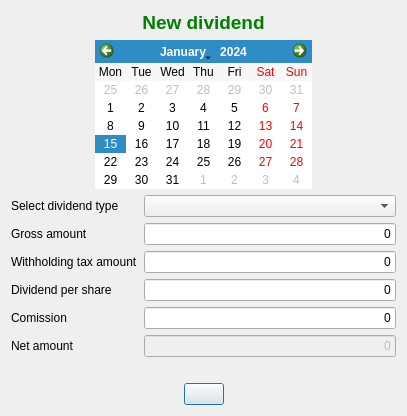
<?xml version="1.0" encoding="UTF-8"?>
<ui version="4.0">
 <class>frmDividendsAdd</class>
 <widget class="QDialog" name="frmDividendsAdd">
  <property name="windowModality">
   <enum>Qt::WindowModal</enum>
  </property>
  <property name="geometry">
   <rect>
    <x>0</x>
    <y>0</y>
    <width>407</width>
    <height>387</height>
   </rect>
  </property>
  <property name="windowTitle">
   <string>Dividends</string>
  </property>
  <property name="windowIcon">
   <iconset resource="../images/xulpymoney.qrc">
    <normaloff>:/xulpymoney/Money.png</normaloff>:/xulpymoney/Money.png</iconset>
  </property>
  <property name="modal">
   <bool>true</bool>
  </property>
  <layout class="QHBoxLayout" name="horizontalLayout_3">
   <item>
    <layout class="QVBoxLayout" name="verticalLayout">
     <item>
      <widget class="QLabel" name="lblTitulo">
       <property name="font">
        <font>
         <pointsize>14</pointsize>
         <weight>75</weight>
         <bold>true</bold>
        </font>
       </property>
       <property name="styleSheet">
        <string notr="true">color: rgb(0, 128, 0);</string>
       </property>
       <property name="text">
        <string>New dividend</string>
       </property>
       <property name="alignment">
        <set>Qt::AlignCenter</set>
       </property>
      </widget>
     </item>
     <item>
      <layout class="QHBoxLayout" name="horizontalLayout">
       <item>
        <spacer name="horizontalSpacer_2">
         <property name="orientation">
          <enum>Qt::Horizontal</enum>
         </property>
         <property name="sizeHint" stdset="0">
          <size>
           <width>40</width>
           <height>20</height>
          </size>
         </property>
        </spacer>
       </item>
       <item>
        <widget class="QCalendarWidget" name="cal">
         <property name="locale">
          <locale language="English" country="UnitedStates"/>
         </property>
         <property name="firstDayOfWeek">
          <enum>Qt::Monday</enum>
         </property>
         <property name="verticalHeaderFormat">
          <enum>QCalendarWidget::NoVerticalHeader</enum>
         </property>
        </widget>
       </item>
       <item>
        <spacer name="horizontalSpacer">
         <property name="orientation">
          <enum>Qt::Horizontal</enum>
         </property>
         <property name="sizeHint" stdset="0">
          <size>
           <width>40</width>
           <height>20</height>
          </size>
         </property>
        </spacer>
       </item>
      </layout>
     </item>
     <item>
      <layout class="QFormLayout" name="formLayout">
       <item row="1" column="0">
        <widget class="QLabel" name="lblLiquido_3">
         <property name="text">
          <string>Gross amount</string>
         </property>
        </widget>
       </item>
       <item row="2" column="0">
        <widget class="QLabel" name="lblLiquido_4">
         <property name="text">
          <string>Withholding tax amount</string>
         </property>
        </widget>
       </item>
       <item row="2" column="1">
        <widget class="myQLineEdit" name="txtRetencion">
         <property name="sizePolicy">
          <sizepolicy hsizetype="Expanding" vsizetype="Fixed">
           <horstretch>0</horstretch>
           <verstretch>0</verstretch>
          </sizepolicy>
         </property>
         <property name="text">
          <string>0</string>
         </property>
         <property name="alignment">
          <set>Qt::AlignRight|Qt::AlignTrailing|Qt::AlignVCenter</set>
         </property>
        </widget>
       </item>
       <item row="3" column="0">
        <widget class="QLabel" name="lblLiquido_5">
         <property name="text">
          <string>Dividend per share</string>
         </property>
        </widget>
       </item>
       <item row="3" column="1">
        <widget class="myQLineEdit" name="txtDPA">
         <property name="sizePolicy">
          <sizepolicy hsizetype="Expanding" vsizetype="Fixed">
           <horstretch>0</horstretch>
           <verstretch>0</verstretch>
          </sizepolicy>
         </property>
         <property name="text">
          <string>0</string>
         </property>
         <property name="alignment">
          <set>Qt::AlignRight|Qt::AlignTrailing|Qt::AlignVCenter</set>
         </property>
        </widget>
       </item>
       <item row="4" column="0">
        <widget class="QLabel" name="lblLiquido">
         <property name="text">
          <string>Comission</string>
         </property>
        </widget>
       </item>
       <item row="4" column="1">
        <widget class="myQLineEdit" name="txtComision">
         <property name="sizePolicy">
          <sizepolicy hsizetype="Expanding" vsizetype="Fixed">
           <horstretch>0</horstretch>
           <verstretch>0</verstretch>
          </sizepolicy>
         </property>
         <property name="text">
          <string>0</string>
         </property>
         <property name="alignment">
          <set>Qt::AlignRight|Qt::AlignTrailing|Qt::AlignVCenter</set>
         </property>
        </widget>
       </item>
       <item row="5" column="0">
        <widget class="QLabel" name="lblLiquido_7">
         <property name="text">
          <string>Net amount</string>
         </property>
        </widget>
       </item>
       <item row="5" column="1">
        <widget class="myQLineEdit" name="txtNeto">
         <property name="enabled">
          <bool>false</bool>
         </property>
         <property name="sizePolicy">
          <sizepolicy hsizetype="Expanding" vsizetype="Fixed">
           <horstretch>0</horstretch>
           <verstretch>0</verstretch>
          </sizepolicy>
         </property>
         <property name="text">
          <string>0</string>
         </property>
         <property name="alignment">
          <set>Qt::AlignRight|Qt::AlignTrailing|Qt::AlignVCenter</set>
         </property>
         <property name="readOnly">
          <bool>true</bool>
         </property>
        </widget>
       </item>
       <item row="0" column="0">
        <widget class="QLabel" name="label">
         <property name="text">
          <string>Select dividend type</string>
         </property>
        </widget>
       </item>
       <item row="0" column="1">
        <widget class="QComboBox" name="cmb">
         <property name="sizePolicy">
          <sizepolicy hsizetype="Expanding" vsizetype="Fixed">
           <horstretch>0</horstretch>
           <verstretch>0</verstretch>
          </sizepolicy>
         </property>
        </widget>
       </item>
       <item row="1" column="1">
        <widget class="myQLineEdit" name="txtBruto">
         <property name="sizePolicy">
          <sizepolicy hsizetype="Expanding" vsizetype="Fixed">
           <horstretch>0</horstretch>
           <verstretch>0</verstretch>
          </sizepolicy>
         </property>
         <property name="text">
          <string>0</string>
         </property>
         <property name="alignment">
          <set>Qt::AlignRight|Qt::AlignTrailing|Qt::AlignVCenter</set>
         </property>
        </widget>
       </item>
      </layout>
     </item>
     <item>
      <widget class="QLabel" name="lblTPC">
       <property name="text">
        <string/>
       </property>
       <property name="alignment">
        <set>Qt::AlignCenter</set>
       </property>
      </widget>
     </item>
     <item>
      <layout class="QHBoxLayout" name="horizontalLayout_2">
       <item>
        <spacer name="horizontalSpacer_3">
         <property name="orientation">
          <enum>Qt::Horizontal</enum>
         </property>
         <property name="sizeHint" stdset="0">
          <size>
           <width>40</width>
           <height>20</height>
          </size>
         </property>
        </spacer>
       </item>
       <item>
        <widget class="QPushButton" name="cmd"/>
       </item>
       <item>
        <spacer name="horizontalSpacer_4">
         <property name="orientation">
          <enum>Qt::Horizontal</enum>
         </property>
         <property name="sizeHint" stdset="0">
          <size>
           <width>40</width>
           <height>20</height>
          </size>
         </property>
        </spacer>
       </item>
      </layout>
     </item>
    </layout>
   </item>
  </layout>
 </widget>
 <customwidgets>
  <customwidget>
   <class>myQLineEdit</class>
   <extends>QLineEdit</extends>
   <header location="global">myqlineedit</header>
  </customwidget>
 </customwidgets>
 <tabstops>
  <tabstop>cal</tabstop>
  <tabstop>cmb</tabstop>
  <tabstop>txtBruto</tabstop>
  <tabstop>txtRetencion</tabstop>
  <tabstop>txtDPA</tabstop>
  <tabstop>txtComision</tabstop>
  <tabstop>cmd</tabstop>
  <tabstop>txtNeto</tabstop>
 </tabstops>
 <resources>
  <include location="../images/xulpymoney.qrc"/>
 </resources>
 <connections/>
</ui>
